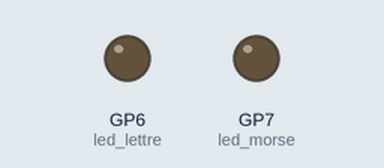
Recording of a program running on a simulated Raspberry Pi Pico running MicroPython. Parts: output pins drawn as LEDs (lit = HIGH). What the program prints to the serial console is not drawn. At 7.9 s the program stops and its outputs stay as they are.

Above: at 0.45 s.
At 1.2 s:
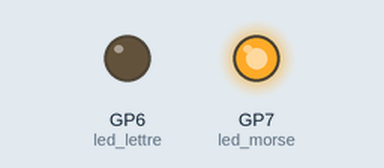
At 4.2 s:
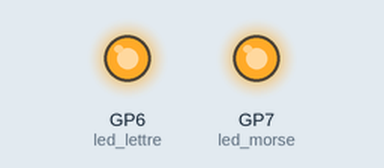
At 7.3 s:
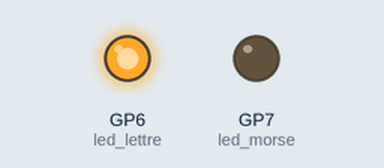
Timing chart, 0 to 8.8 s (numbered marks = the images above):
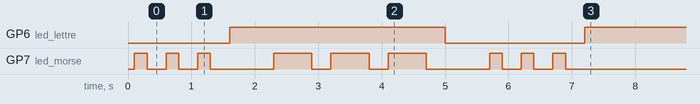

The program:

code_morse.py
```python
from machine import Pin
import time

time.sleep(0.1)  # Attendre que l'USB soit prêt

print("Hello, Pi Pico!")

# LEDS
led_lettre = Pin(6, Pin.OUT)
led_morse = Pin(7, Pin.OUT)

# TIMING MORSE
POINT_TIME = 0.2
TIRET_TIME = 0.6
PAUSE_SYMBOLE = 0.3
PAUSE_LETTRE = 0.7

# CODE MORSE
S = (".", ".", ".")
O = ("-", "-", "-")

# Message : SOS
message = (S, O, S)

# INITIALISATION
led_lettre.value(0)
led_morse.value(0)

print("debut du message")

# ENVOI DU MESSAGE

for lettre in message:

    for symbole in lettre:

        # Allumer la LED Morse
        led_morse.value(1)

        if symbole == "-":
            time.sleep(TIRET_TIME)
        else:
            time.sleep(POINT_TIME)

        # Éteindre la LED Morse
        led_morse.value(0)

        # Pause entre deux symboles
        time.sleep(PAUSE_SYMBOLE)

    # Indiquer le changement de lettre
    led_lettre.toggle()

    # Pause supplémentaire entre deux lettres
    time.sleep(PAUSE_LETTRE)

print("fin du message")
```

Measured:
- by itself, GP6 (led_lettre): LOW → HIGH at 1.6 s, → LOW 3.4 s later, → HIGH 2.2 s later
- by itself, GP7 (led_morse): LOW → HIGH at 0.10 s, → LOW 0.20 s later, → HIGH 0.30 s later, → LOW 0.20 s later, … (18 changes in this stretch)
